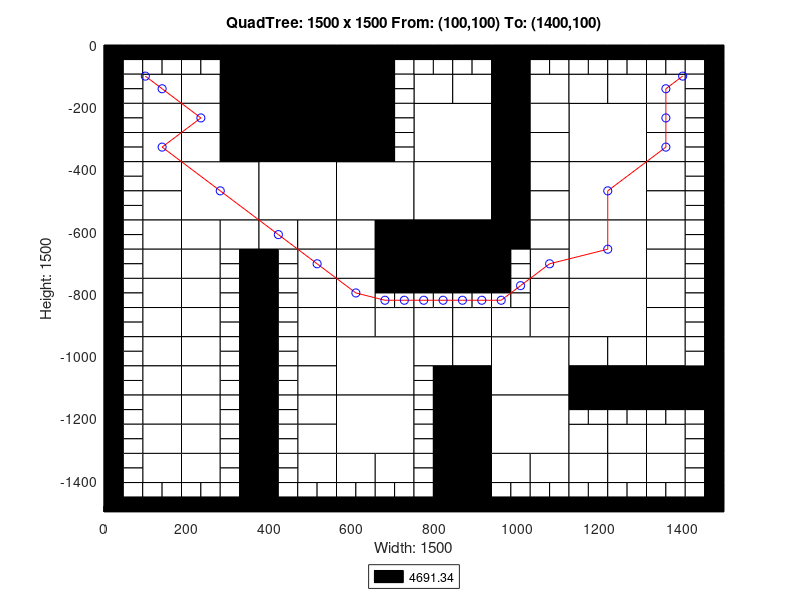

This chart was generated by the following MATLAB code:
axis([0 1500 -1500 0]);
title('QuadTree: 1500 x 1500 From: (100,100) To: (1400,100)');
xlabel('Width: 1500');
ylabel('Height: 1500');
rectangle('Position',[375 -187.5 187.5 187.5], 'FaceColor',[0 0 0]);
rectangle('Position',[375 -375 187.5 187.5], 'FaceColor',[0 0 0]);
rectangle('Position',[187.5 -562.5 187.5 187.5], 'FaceColor',[1 1 1]);
rectangle('Position',[375 -562.5 187.5 187.5], 'FaceColor',[1 1 1]);
rectangle('Position',[562.5 -562.5 187.5 187.5], 'FaceColor',[1 1 1]);
rectangle('Position',[750 -375 187.5 187.5], 'FaceColor',[1 1 1]);
rectangle('Position',[1125 -375 187.5 187.5], 'FaceColor',[1 1 1]);
rectangle('Position',[750 -562.5 187.5 187.5], 'FaceColor',[1 1 1]);
rectangle('Position',[750 -750 187.5 187.5], 'FaceColor',[0 0 0]);
rectangle('Position',[1125 -562.5 187.5 187.5], 'FaceColor',[1 1 1]);
rectangle('Position',[1125 -750 187.5 187.5], 'FaceColor',[1 1 1]);
rectangle('Position',[562.5 -1125 187.5 187.5], 'FaceColor',[1 1 1]);
rectangle('Position',[562.5 -1312.5 187.5 187.5], 'FaceColor',[1 1 1]);
rectangle('Position',[937.5 -1125 187.5 187.5], 'FaceColor',[1 1 1]);
rectangle('Position',[1125 -937.5 187.5 187.5], 'FaceColor',[1 1 1]);
rectangle('Position',[937.5 -1312.5 187.5 187.5], 'FaceColor',[1 1 1]);
rectangle('Position',[93.75 -187.5 93.75 93.75], 'FaceColor',[1 1 1]);
rectangle('Position',[281.25 -93.75 93.75 93.75], 'FaceColor',[0 0 0]);
rectangle('Position',[187.5 -187.5 93.75 93.75], 'FaceColor',[1 1 1]);
rectangle('Position',[281.25 -187.5 93.75 93.75], 'FaceColor',[0 0 0]);
rectangle('Position',[93.75 -281.25 93.75 93.75], 'FaceColor',[1 1 1]);
rectangle('Position',[93.75 -375 93.75 93.75], 'FaceColor',[1 1 1]);
rectangle('Position',[187.5 -281.25 93.75 93.75], 'FaceColor',[1 1 1]);
rectangle('Position',[281.25 -281.25 93.75 93.75], 'FaceColor',[0 0 0]);
rectangle('Position',[187.5 -375 93.75 93.75], 'FaceColor',[1 1 1]);
rectangle('Position',[281.25 -375 93.75 93.75], 'FaceColor',[0 0 0]);
rectangle('Position',[562.5 -93.75 93.75 93.75], 'FaceColor',[0 0 0]);
rectangle('Position',[562.5 -187.5 93.75 93.75], 'FaceColor',[0 0 0]);
rectangle('Position',[562.5 -281.25 93.75 93.75], 'FaceColor',[0 0 0]);
rectangle('Position',[562.5 -375 93.75 93.75], 'FaceColor',[0 0 0]);
rectangle('Position',[93.75 -468.75 93.75 93.75], 'FaceColor',[1 1 1]);
rectangle('Position',[93.75 -562.5 93.75 93.75], 'FaceColor',[1 1 1]);
rectangle('Position',[93.75 -656.25 93.75 93.75], 'FaceColor',[1 1 1]);
rectangle('Position',[93.75 -750 93.75 93.75], 'FaceColor',[1 1 1]);
rectangle('Position',[187.5 -656.25 93.75 93.75], 'FaceColor',[1 1 1]);
rectangle('Position',[281.25 -656.25 93.75 93.75], 'FaceColor',[1 1 1]);
rectangle('Position',[187.5 -750 93.75 93.75], 'FaceColor',[1 1 1]);
rectangle('Position',[375 -656.25 93.75 93.75], 'FaceColor',[1 1 1]);
rectangle('Position',[468.75 -656.25 93.75 93.75], 'FaceColor',[1 1 1]);
rectangle('Position',[468.75 -750 93.75 93.75], 'FaceColor',[1 1 1]);
rectangle('Position',[562.5 -656.25 93.75 93.75], 'FaceColor',[1 1 1]);
rectangle('Position',[656.25 -656.25 93.75 93.75], 'FaceColor',[0 0 0]);
rectangle('Position',[562.5 -750 93.75 93.75], 'FaceColor',[1 1 1]);
rectangle('Position',[656.25 -750 93.75 93.75], 'FaceColor',[0 0 0]);
rectangle('Position',[750 -187.5 93.75 93.75], 'FaceColor',[1 1 1]);
rectangle('Position',[843.75 -187.5 93.75 93.75], 'FaceColor',[1 1 1]);
rectangle('Position',[937.5 -93.75 93.75 93.75], 'FaceColor',[0 0 0]);
rectangle('Position',[937.5 -187.5 93.75 93.75], 'FaceColor',[0 0 0]);
rectangle('Position',[1031.25 -187.5 93.75 93.75], 'FaceColor',[1 1 1]);
rectangle('Position',[937.5 -281.25 93.75 93.75], 'FaceColor',[0 0 0]);
rectangle('Position',[1031.25 -281.25 93.75 93.75], 'FaceColor',[1 1 1]);
rectangle('Position',[937.5 -375 93.75 93.75], 'FaceColor',[0 0 0]);
rectangle('Position',[1031.25 -375 93.75 93.75], 'FaceColor',[1 1 1]);
rectangle('Position',[1125 -187.5 93.75 93.75], 'FaceColor',[1 1 1]);
rectangle('Position',[1218.75 -187.5 93.75 93.75], 'FaceColor',[1 1 1]);
rectangle('Position',[1312.5 -187.5 93.75 93.75], 'FaceColor',[1 1 1]);
rectangle('Position',[1312.5 -281.25 93.75 93.75], 'FaceColor',[1 1 1]);
rectangle('Position',[1312.5 -375 93.75 93.75], 'FaceColor',[1 1 1]);
rectangle('Position',[937.5 -468.75 93.75 93.75], 'FaceColor',[0 0 0]);
rectangle('Position',[1031.25 -468.75 93.75 93.75], 'FaceColor',[1 1 1]);
rectangle('Position',[937.5 -562.5 93.75 93.75], 'FaceColor',[0 0 0]);
rectangle('Position',[1031.25 -562.5 93.75 93.75], 'FaceColor',[1 1 1]);
rectangle('Position',[937.5 -656.25 93.75 93.75], 'FaceColor',[0 0 0]);
rectangle('Position',[1031.25 -656.25 93.75 93.75], 'FaceColor',[1 1 1]);
rectangle('Position',[1031.25 -750 93.75 93.75], 'FaceColor',[1 1 1]);
rectangle('Position',[1312.5 -468.75 93.75 93.75], 'FaceColor',[1 1 1]);
rectangle('Position',[1312.5 -562.5 93.75 93.75], 'FaceColor',[1 1 1]);
rectangle('Position',[1312.5 -656.25 93.75 93.75], 'FaceColor',[1 1 1]);
rectangle('Position',[1312.5 -750 93.75 93.75], 'FaceColor',[1 1 1]);
rectangle('Position',[93.75 -843.75 93.75 93.75], 'FaceColor',[1 1 1]);
rectangle('Position',[93.75 -937.5 93.75 93.75], 'FaceColor',[1 1 1]);
rectangle('Position',[187.5 -843.75 93.75 93.75], 'FaceColor',[1 1 1]);
rectangle('Position',[187.5 -937.5 93.75 93.75], 'FaceColor',[1 1 1]);
rectangle('Position',[93.75 -1031.25 93.75 93.75], 'FaceColor',[1 1 1]);
rectangle('Position',[93.75 -1125 93.75 93.75], 'FaceColor',[1 1 1]);
rectangle('Position',[187.5 -1031.25 93.75 93.75], 'FaceColor',[1 1 1]);
rectangle('Position',[187.5 -1125 93.75 93.75], 'FaceColor',[1 1 1]);
rectangle('Position',[468.75 -843.75 93.75 93.75], 'FaceColor',[1 1 1]);
rectangle('Position',[468.75 -937.5 93.75 93.75], 'FaceColor',[1 1 1]);
rectangle('Position',[562.5 -843.75 93.75 93.75], 'FaceColor',[1 1 1]);
rectangle('Position',[562.5 -937.5 93.75 93.75], 'FaceColor',[1 1 1]);
rectangle('Position',[656.25 -937.5 93.75 93.75], 'FaceColor',[1 1 1]);
rectangle('Position',[468.75 -1031.25 93.75 93.75], 'FaceColor',[1 1 1]);
rectangle('Position',[468.75 -1125 93.75 93.75], 'FaceColor',[1 1 1]);
rectangle('Position',[93.75 -1218.75 93.75 93.75], 'FaceColor',[1 1 1]);
rectangle('Position',[93.75 -1312.5 93.75 93.75], 'FaceColor',[1 1 1]);
rectangle('Position',[187.5 -1218.75 93.75 93.75], 'FaceColor',[1 1 1]);
rectangle('Position',[187.5 -1312.5 93.75 93.75], 'FaceColor',[1 1 1]);
rectangle('Position',[93.75 -1406.25 93.75 93.75], 'FaceColor',[1 1 1]);
rectangle('Position',[187.5 -1406.25 93.75 93.75], 'FaceColor',[1 1 1]);
rectangle('Position',[468.75 -1218.75 93.75 93.75], 'FaceColor',[1 1 1]);
rectangle('Position',[468.75 -1312.5 93.75 93.75], 'FaceColor',[1 1 1]);
rectangle('Position',[468.75 -1406.25 93.75 93.75], 'FaceColor',[1 1 1]);
rectangle('Position',[562.5 -1406.25 93.75 93.75], 'FaceColor',[1 1 1]);
rectangle('Position',[656.25 -1406.25 93.75 93.75], 'FaceColor',[1 1 1]);
rectangle('Position',[750 -937.5 93.75 93.75], 'FaceColor',[1 1 1]);
rectangle('Position',[843.75 -937.5 93.75 93.75], 'FaceColor',[1 1 1]);
rectangle('Position',[1031.25 -843.75 93.75 93.75], 'FaceColor',[1 1 1]);
rectangle('Position',[937.5 -937.5 93.75 93.75], 'FaceColor',[1 1 1]);
rectangle('Position',[1031.25 -937.5 93.75 93.75], 'FaceColor',[1 1 1]);
rectangle('Position',[750 -1031.25 93.75 93.75], 'FaceColor',[1 1 1]);
rectangle('Position',[843.75 -1031.25 93.75 93.75], 'FaceColor',[1 1 1]);
rectangle('Position',[843.75 -1125 93.75 93.75], 'FaceColor',[0 0 0]);
rectangle('Position',[1312.5 -843.75 93.75 93.75], 'FaceColor',[1 1 1]);
rectangle('Position',[1312.5 -937.5 93.75 93.75], 'FaceColor',[1 1 1]);
rectangle('Position',[1125 -1031.25 93.75 93.75], 'FaceColor',[1 1 1]);
rectangle('Position',[1218.75 -1031.25 93.75 93.75], 'FaceColor',[1 1 1]);
rectangle('Position',[1125 -1125 93.75 93.75], 'FaceColor',[0 0 0]);
rectangle('Position',[1218.75 -1125 93.75 93.75], 'FaceColor',[0 0 0]);
rectangle('Position',[1312.5 -1031.25 93.75 93.75], 'FaceColor',[1 1 1]);
rectangle('Position',[1312.5 -1125 93.75 93.75], 'FaceColor',[0 0 0]);
rectangle('Position',[1406.25 -1125 93.75 93.75], 'FaceColor',[0 0 0]);
rectangle('Position',[843.75 -1218.75 93.75 93.75], 'FaceColor',[0 0 0]);
rectangle('Position',[843.75 -1312.5 93.75 93.75], 'FaceColor',[0 0 0]);
rectangle('Position',[843.75 -1406.25 93.75 93.75], 'FaceColor',[0 0 0]);
rectangle('Position',[843.75 -1500 93.75 93.75], 'FaceColor',[0 0 0]);
rectangle('Position',[937.5 -1406.25 93.75 93.75], 'FaceColor',[1 1 1]);
rectangle('Position',[1031.25 -1406.25 93.75 93.75], 'FaceColor',[1 1 1]);
rectangle('Position',[1125 -1312.5 93.75 93.75], 'FaceColor',[1 1 1]);
rectangle('Position',[1218.75 -1312.5 93.75 93.75], 'FaceColor',[1 1 1]);
rectangle('Position',[1312.5 -1312.5 93.75 93.75], 'FaceColor',[1 1 1]);
rectangle('Position',[1125 -1406.25 93.75 93.75], 'FaceColor',[1 1 1]);
rectangle('Position',[1218.75 -1406.25 93.75 93.75], 'FaceColor',[1 1 1]);
rectangle('Position',[1312.5 -1406.25 93.75 93.75], 'FaceColor',[1 1 1]);
rectangle('Position',[0 -46.875 46.875 46.875], 'FaceColor',[0 0 0]);
rectangle('Position',[46.875 -46.875 46.875 46.875], 'FaceColor',[0 0 0]);
rectangle('Position',[0 -93.75 46.875 46.875], 'FaceColor',[0 0 0]);
rectangle('Position',[46.875 -93.75 46.875 46.875], 'FaceColor',[1 1 1]);
rectangle('Position',[93.75 -46.875 46.875 46.875], 'FaceColor',[0 0 0]);
rectangle('Position',[140.625 -46.875 46.875 46.875], 'FaceColor',[0 0 0]);
rectangle('Position',[93.75 -93.75 46.875 46.875], 'FaceColor',[1 1 1]);
rectangle('Position',[140.625 -93.75 46.875 46.875], 'FaceColor',[1 1 1]);
rectangle('Position',[0 -140.625 46.875 46.875], 'FaceColor',[0 0 0]);
rectangle('Position',[46.875 -140.625 46.875 46.875], 'FaceColor',[1 1 1]);
rectangle('Position',[0 -187.5 46.875 46.875], 'FaceColor',[0 0 0]);
rectangle('Position',[46.875 -187.5 46.875 46.875], 'FaceColor',[1 1 1]);
rectangle('Position',[187.5 -46.875 46.875 46.875], 'FaceColor',[0 0 0]);
rectangle('Position',[234.375 -46.875 46.875 46.875], 'FaceColor',[0 0 0]);
rectangle('Position',[187.5 -93.75 46.875 46.875], 'FaceColor',[1 1 1]);
rectangle('Position',[234.375 -93.75 46.875 46.875], 'FaceColor',[1 1 1]);
rectangle('Position',[0 -234.375 46.875 46.875], 'FaceColor',[0 0 0]);
rectangle('Position',[46.875 -234.375 46.875 46.875], 'FaceColor',[1 1 1]);
rectangle('Position',[0 -281.25 46.875 46.875], 'FaceColor',[0 0 0]);
rectangle('Position',[46.875 -281.25 46.875 46.875], 'FaceColor',[1 1 1]);
rectangle('Position',[0 -328.125 46.875 46.875], 'FaceColor',[0 0 0]);
rectangle('Position',[46.875 -328.125 46.875 46.875], 'FaceColor',[1 1 1]);
rectangle('Position',[0 -375 46.875 46.875], 'FaceColor',[0 0 0]);
rectangle('Position',[46.875 -375 46.875 46.875], 'FaceColor',[1 1 1]);
rectangle('Position',[656.25 -46.875 46.875 46.875], 'FaceColor',[0 0 0]);
rectangle('Position',[703.125 -46.875 46.875 46.875], 'FaceColor',[0 0 0]);
rectangle('Position',[656.25 -93.75 46.875 46.875], 'FaceColor',[0 0 0]);
rectangle('Position',[703.125 -93.75 46.875 46.875], 'FaceColor',[1 1 1]);
rectangle('Position',[656.25 -140.625 46.875 46.875], 'FaceColor',[0 0 0]);
rectangle('Position',[703.125 -140.625 46.875 46.875], 'FaceColor',[1 1 1]);
rectangle('Position',[656.25 -187.5 46.875 46.875], 'FaceColor',[0 0 0]);
rectangle('Position',[703.125 -187.5 46.875 46.875], 'FaceColor',[1 1 1]);
rectangle('Position',[656.25 -234.375 46.875 46.875], 'FaceColor',[0 0 0]);
rectangle('Position',[703.125 -234.375 46.875 46.875], 'FaceColor',[1 1 1]);
rectangle('Position',[656.25 -281.25 46.875 46.875], 'FaceColor',[0 0 0]);
rectangle('Position',[703.125 -281.25 46.875 46.875], 'FaceColor',[1 1 1]);
rectangle('Position',[656.25 -328.125 46.875 46.875], 'FaceColor',[0 0 0]);
rectangle('Position',[703.125 -328.125 46.875 46.875], 'FaceColor',[1 1 1]);
rectangle('Position',[656.25 -375 46.875 46.875], 'FaceColor',[0 0 0]);
rectangle('Position',[703.125 -375 46.875 46.875], 'FaceColor',[1 1 1]);
rectangle('Position',[0 -421.875 46.875 46.875], 'FaceColor',[0 0 0]);
rectangle('Position',[46.875 -421.875 46.875 46.875], 'FaceColor',[1 1 1]);
rectangle('Position',[0 -468.75 46.875 46.875], 'FaceColor',[0 0 0]);
rectangle('Position',[46.875 -468.75 46.875 46.875], 'FaceColor',[1 1 1]);
rectangle('Position',[0 -515.625 46.875 46.875], 'FaceColor',[0 0 0]);
rectangle('Position',[46.875 -515.625 46.875 46.875], 'FaceColor',[1 1 1]);
rectangle('Position',[0 -562.5 46.875 46.875], 'FaceColor',[0 0 0]);
rectangle('Position',[46.875 -562.5 46.875 46.875], 'FaceColor',[1 1 1]);
rectangle('Position',[0 -609.375 46.875 46.875], 'FaceColor',[0 0 0]);
rectangle('Position',[46.875 -609.375 46.875 46.875], 'FaceColor',[1 1 1]);
rectangle('Position',[0 -656.25 46.875 46.875], 'FaceColor',[0 0 0]);
rectangle('Position',[46.875 -656.25 46.875 46.875], 'FaceColor',[1 1 1]);
rectangle('Position',[0 -703.125 46.875 46.875], 'FaceColor',[0 0 0]);
rectangle('Position',[46.875 -703.125 46.875 46.875], 'FaceColor',[1 1 1]);
rectangle('Position',[0 -750 46.875 46.875], 'FaceColor',[0 0 0]);
rectangle('Position',[46.875 -750 46.875 46.875], 'FaceColor',[1 1 1]);
rectangle('Position',[281.25 -703.125 46.875 46.875], 'FaceColor',[1 1 1]);
rectangle('Position',[328.125 -703.125 46.875 46.875], 'FaceColor',[0 0 0]);
rectangle('Position',[281.25 -750 46.875 46.875], 'FaceColor',[1 1 1]);
rectangle('Position',[328.125 -750 46.875 46.875], 'FaceColor',[0 0 0]);
rectangle('Position',[375 -703.125 46.875 46.875], 'FaceColor',[0 0 0]);
rectangle('Position',[421.875 -703.125 46.875 46.875], 'FaceColor',[1 1 1]);
rectangle('Position',[375 -750 46.875 46.875], 'FaceColor',[0 0 0]);
rectangle('Position',[421.875 -750 46.875 46.875], 'FaceColor',[1 1 1]);
rectangle('Position',[750 -46.875 46.875 46.875], 'FaceColor',[0 0 0]);
rectangle('Position',[796.875 -46.875 46.875 46.875], 'FaceColor',[0 0 0]);
rectangle('Position',[750 -93.75 46.875 46.875], 'FaceColor',[1 1 1]);
rectangle('Position',[796.875 -93.75 46.875 46.875], 'FaceColor',[1 1 1]);
rectangle('Position',[843.75 -46.875 46.875 46.875], 'FaceColor',[0 0 0]);
rectangle('Position',[890.625 -46.875 46.875 46.875], 'FaceColor',[0 0 0]);
rectangle('Position',[843.75 -93.75 46.875 46.875], 'FaceColor',[1 1 1]);
rectangle('Position',[890.625 -93.75 46.875 46.875], 'FaceColor',[1 1 1]);
rectangle('Position',[1031.25 -46.875 46.875 46.875], 'FaceColor',[0 0 0]);
rectangle('Position',[1078.12 -46.875 46.875 46.875], 'FaceColor',[0 0 0]);
rectangle('Position',[1031.25 -93.75 46.875 46.875], 'FaceColor',[1 1 1]);
rectangle('Position',[1078.12 -93.75 46.875 46.875], 'FaceColor',[1 1 1]);
rectangle('Position',[1125 -46.875 46.875 46.875], 'FaceColor',[0 0 0]);
rectangle('Position',[1171.88 -46.875 46.875 46.875], 'FaceColor',[0 0 0]);
rectangle('Position',[1125 -93.75 46.875 46.875], 'FaceColor',[1 1 1]);
rectangle('Position',[1171.88 -93.75 46.875 46.875], 'FaceColor',[1 1 1]);
rectangle('Position',[1218.75 -46.875 46.875 46.875], 'FaceColor',[0 0 0]);
rectangle('Position',[1265.62 -46.875 46.875 46.875], 'FaceColor',[0 0 0]);
rectangle('Position',[1218.75 -93.75 46.875 46.875], 'FaceColor',[1 1 1]);
rectangle('Position',[1265.62 -93.75 46.875 46.875], 'FaceColor',[1 1 1]);
rectangle('Position',[1312.5 -46.875 46.875 46.875], 'FaceColor',[0 0 0]);
rectangle('Position',[1359.38 -46.875 46.875 46.875], 'FaceColor',[0 0 0]);
rectangle('Position',[1312.5 -93.75 46.875 46.875], 'FaceColor',[1 1 1]);
rectangle('Position',[1359.38 -93.75 46.875 46.875], 'FaceColor',[1 1 1]);
rectangle('Position',[1406.25 -46.875 46.875 46.875], 'FaceColor',[0 0 0]);
rectangle('Position',[1453.12 -46.875 46.875 46.875], 'FaceColor',[0 0 0]);
rectangle('Position',[1406.25 -93.75 46.875 46.875], 'FaceColor',[1 1 1]);
rectangle('Position',[1453.12 -93.75 46.875 46.875], 'FaceColor',[0 0 0]);
rectangle('Position',[1406.25 -140.625 46.875 46.875], 'FaceColor',[1 1 1]);
rectangle('Position',[1453.12 -140.625 46.875 46.875], 'FaceColor',[0 0 0]);
rectangle('Position',[1406.25 -187.5 46.875 46.875], 'FaceColor',[1 1 1]);
rectangle('Position',[1453.12 -187.5 46.875 46.875], 'FaceColor',[0 0 0]);
rectangle('Position',[1406.25 -234.375 46.875 46.875], 'FaceColor',[1 1 1]);
rectangle('Position',[1453.12 -234.375 46.875 46.875], 'FaceColor',[0 0 0]);
rectangle('Position',[1406.25 -281.25 46.875 46.875], 'FaceColor',[1 1 1]);
rectangle('Position',[1453.12 -281.25 46.875 46.875], 'FaceColor',[0 0 0]);
rectangle('Position',[1406.25 -328.125 46.875 46.875], 'FaceColor',[1 1 1]);
rectangle('Position',[1453.12 -328.125 46.875 46.875], 'FaceColor',[0 0 0]);
rectangle('Position',[1406.25 -375 46.875 46.875], 'FaceColor',[1 1 1]);
rectangle('Position',[1453.12 -375 46.875 46.875], 'FaceColor',[0 0 0]);
rectangle('Position',[937.5 -703.125 46.875 46.875], 'FaceColor',[0 0 0]);
rectangle('Position',[984.375 -703.125 46.875 46.875], 'FaceColor',[1 1 1]);
rectangle('Position',[937.5 -750 46.875 46.875], 'FaceColor',[0 0 0]);
rectangle('Position',[984.375 -750 46.875 46.875], 'FaceColor',[1 1 1]);
rectangle('Position',[1406.25 -421.875 46.875 46.875], 'FaceColor',[1 1 1]);
rectangle('Position',[1453.12 -421.875 46.875 46.875], 'FaceColor',[0 0 0]);
rectangle('Position',[1406.25 -468.75 46.875 46.875], 'FaceColor',[1 1 1]);
rectangle('Position',[1453.12 -468.75 46.875 46.875], 'FaceColor',[0 0 0]);
rectangle('Position',[1406.25 -515.625 46.875 46.875], 'FaceColor',[1 1 1]);
rectangle('Position',[1453.12 -515.625 46.875 46.875], 'FaceColor',[0 0 0]);
rectangle('Position',[1406.25 -562.5 46.875 46.875], 'FaceColor',[1 1 1]);
rectangle('Position',[1453.12 -562.5 46.875 46.875], 'FaceColor',[0 0 0]);
rectangle('Position',[1406.25 -609.375 46.875 46.875], 'FaceColor',[1 1 1]);
rectangle('Position',[1453.12 -609.375 46.875 46.875], 'FaceColor',[0 0 0]);
rectangle('Position',[1406.25 -656.25 46.875 46.875], 'FaceColor',[1 1 1]);
rectangle('Position',[1453.12 -656.25 46.875 46.875], 'FaceColor',[0 0 0]);
rectangle('Position',[1406.25 -703.125 46.875 46.875], 'FaceColor',[1 1 1]);
rectangle('Position',[1453.12 -703.125 46.875 46.875], 'FaceColor',[0 0 0]);
rectangle('Position',[1406.25 -750 46.875 46.875], 'FaceColor',[1 1 1]);
rectangle('Position',[1453.12 -750 46.875 46.875], 'FaceColor',[0 0 0]);
rectangle('Position',[0 -796.875 46.875 46.875], 'FaceColor',[0 0 0]);
rectangle('Position',[46.875 -796.875 46.875 46.875], 'FaceColor',[1 1 1]);
rectangle('Position',[0 -843.75 46.875 46.875], 'FaceColor',[0 0 0]);
rectangle('Position',[46.875 -843.75 46.875 46.875], 'FaceColor',[1 1 1]);
rectangle('Position',[0 -890.625 46.875 46.875], 'FaceColor',[0 0 0]);
rectangle('Position',[46.875 -890.625 46.875 46.875], 'FaceColor',[1 1 1]);
rectangle('Position',[0 -937.5 46.875 46.875], 'FaceColor',[0 0 0]);
rectangle('Position',[46.875 -937.5 46.875 46.875], 'FaceColor',[1 1 1]);
rectangle('Position',[281.25 -796.875 46.875 46.875], 'FaceColor',[1 1 1]);
rectangle('Position',[328.125 -796.875 46.875 46.875], 'FaceColor',[0 0 0]);
rectangle('Position',[281.25 -843.75 46.875 46.875], 'FaceColor',[1 1 1]);
rectangle('Position',[328.125 -843.75 46.875 46.875], 'FaceColor',[0 0 0]);
rectangle('Position',[281.25 -890.625 46.875 46.875], 'FaceColor',[1 1 1]);
rectangle('Position',[328.125 -890.625 46.875 46.875], 'FaceColor',[0 0 0]);
rectangle('Position',[281.25 -937.5 46.875 46.875], 'FaceColor',[1 1 1]);
rectangle('Position',[328.125 -937.5 46.875 46.875], 'FaceColor',[0 0 0]);
rectangle('Position',[0 -984.375 46.875 46.875], 'FaceColor',[0 0 0]);
rectangle('Position',[46.875 -984.375 46.875 46.875], 'FaceColor',[1 1 1]);
rectangle('Position',[0 -1031.25 46.875 46.875], 'FaceColor',[0 0 0]);
rectangle('Position',[46.875 -1031.25 46.875 46.875], 'FaceColor',[1 1 1]);
rectangle('Position',[0 -1078.12 46.875 46.875], 'FaceColor',[0 0 0]);
rectangle('Position',[46.875 -1078.12 46.875 46.875], 'FaceColor',[1 1 1]);
rectangle('Position',[0 -1125 46.875 46.875], 'FaceColor',[0 0 0]);
rectangle('Position',[46.875 -1125 46.875 46.875], 'FaceColor',[1 1 1]);
rectangle('Position',[281.25 -984.375 46.875 46.875], 'FaceColor',[1 1 1]);
rectangle('Position',[328.125 -984.375 46.875 46.875], 'FaceColor',[0 0 0]);
rectangle('Position',[281.25 -1031.25 46.875 46.875], 'FaceColor',[1 1 1]);
rectangle('Position',[328.125 -1031.25 46.875 46.875], 'FaceColor',[0 0 0]);
rectangle('Position',[281.25 -1078.12 46.875 46.875], 'FaceColor',[1 1 1]);
rectangle('Position',[328.125 -1078.12 46.875 46.875], 'FaceColor',[0 0 0]);
rectangle('Position',[281.25 -1125 46.875 46.875], 'FaceColor',[1 1 1]);
rectangle('Position',[328.125 -1125 46.875 46.875], 'FaceColor',[0 0 0]);
rectangle('Position',[375 -796.875 46.875 46.875], 'FaceColor',[0 0 0]);
rectangle('Position',[421.875 -796.875 46.875 46.875], 'FaceColor',[1 1 1]);
rectangle('Position',[375 -843.75 46.875 46.875], 'FaceColor',[0 0 0]);
rectangle('Position',[421.875 -843.75 46.875 46.875], 'FaceColor',[1 1 1]);
rectangle('Position',[375 -890.625 46.875 46.875], 'FaceColor',[0 0 0]);
rectangle('Position',[421.875 -890.625 46.875 46.875], 'FaceColor',[1 1 1]);
rectangle('Position',[375 -937.5 46.875 46.875], 'FaceColor',[0 0 0]);
rectangle('Position',[421.875 -937.5 46.875 46.875], 'FaceColor',[1 1 1]);
rectangle('Position',[656.25 -796.875 46.875 46.875], 'FaceColor',[0 0 0]);
rectangle('Position',[703.125 -796.875 46.875 46.875], 'FaceColor',[0 0 0]);
rectangle('Position',[656.25 -843.75 46.875 46.875], 'FaceColor',[1 1 1]);
rectangle('Position',[703.125 -843.75 46.875 46.875], 'FaceColor',[1 1 1]);
rectangle('Position',[375 -984.375 46.875 46.875], 'FaceColor',[0 0 0]);
rectangle('Position',[421.875 -984.375 46.875 46.875], 'FaceColor',[1 1 1]);
rectangle('Position',[375 -1031.25 46.875 46.875], 'FaceColor',[0 0 0]);
rectangle('Position',[421.875 -1031.25 46.875 46.875], 'FaceColor',[1 1 1]);
rectangle('Position',[375 -1078.12 46.875 46.875], 'FaceColor',[0 0 0]);
rectangle('Position',[421.875 -1078.12 46.875 46.875], 'FaceColor',[1 1 1]);
rectangle('Position',[375 -1125 46.875 46.875], 'FaceColor',[0 0 0]);
rectangle('Position',[421.875 -1125 46.875 46.875], 'FaceColor',[1 1 1]);
rectangle('Position',[0 -1171.88 46.875 46.875], 'FaceColor',[0 0 0]);
rectangle('Position',[46.875 -1171.88 46.875 46.875], 'FaceColor',[1 1 1]);
rectangle('Position',[0 -1218.75 46.875 46.875], 'FaceColor',[0 0 0]);
rectangle('Position',[46.875 -1218.75 46.875 46.875], 'FaceColor',[1 1 1]);
rectangle('Position',[0 -1265.62 46.875 46.875], 'FaceColor',[0 0 0]);
rectangle('Position',[46.875 -1265.62 46.875 46.875], 'FaceColor',[1 1 1]);
rectangle('Position',[0 -1312.5 46.875 46.875], 'FaceColor',[0 0 0]);
rectangle('Position',[46.875 -1312.5 46.875 46.875], 'FaceColor',[1 1 1]);
rectangle('Position',[281.25 -1171.88 46.875 46.875], 'FaceColor',[1 1 1]);
rectangle('Position',[328.125 -1171.88 46.875 46.875], 'FaceColor',[0 0 0]);
rectangle('Position',[281.25 -1218.75 46.875 46.875], 'FaceColor',[1 1 1]);
rectangle('Position',[328.125 -1218.75 46.875 46.875], 'FaceColor',[0 0 0]);
rectangle('Position',[281.25 -1265.62 46.875 46.875], 'FaceColor',[1 1 1]);
rectangle('Position',[328.125 -1265.62 46.875 46.875], 'FaceColor',[0 0 0]);
rectangle('Position',[281.25 -1312.5 46.875 46.875], 'FaceColor',[1 1 1]);
rectangle('Position',[328.125 -1312.5 46.875 46.875], 'FaceColor',[0 0 0]);
rectangle('Position',[0 -1359.38 46.875 46.875], 'FaceColor',[0 0 0]);
rectangle('Position',[46.875 -1359.38 46.875 46.875], 'FaceColor',[1 1 1]);
rectangle('Position',[0 -1406.25 46.875 46.875], 'FaceColor',[0 0 0]);
rectangle('Position',[46.875 -1406.25 46.875 46.875], 'FaceColor',[1 1 1]);
rectangle('Position',[0 -1453.12 46.875 46.875], 'FaceColor',[0 0 0]);
rectangle('Position',[46.875 -1453.12 46.875 46.875], 'FaceColor',[1 1 1]);
rectangle('Position',[0 -1500 46.875 46.875], 'FaceColor',[0 0 0]);
rectangle('Position',[46.875 -1500 46.875 46.875], 'FaceColor',[0 0 0]);
rectangle('Position',[93.75 -1453.12 46.875 46.875], 'FaceColor',[1 1 1]);
rectangle('Position',[140.625 -1453.12 46.875 46.875], 'FaceColor',[1 1 1]);
rectangle('Position',[93.75 -1500 46.875 46.875], 'FaceColor',[0 0 0]);
rectangle('Position',[140.625 -1500 46.875 46.875], 'FaceColor',[0 0 0]);
rectangle('Position',[281.25 -1359.38 46.875 46.875], 'FaceColor',[1 1 1]);
rectangle('Position',[328.125 -1359.38 46.875 46.875], 'FaceColor',[0 0 0]);
rectangle('Position',[281.25 -1406.25 46.875 46.875], 'FaceColor',[1 1 1]);
rectangle('Position',[328.125 -1406.25 46.875 46.875], 'FaceColor',[0 0 0]);
rectangle('Position',[187.5 -1453.12 46.875 46.875], 'FaceColor',[1 1 1]);
rectangle('Position',[234.375 -1453.12 46.875 46.875], 'FaceColor',[1 1 1]);
rectangle('Position',[187.5 -1500 46.875 46.875], 'FaceColor',[0 0 0]);
rectangle('Position',[234.375 -1500 46.875 46.875], 'FaceColor',[0 0 0]);
rectangle('Position',[281.25 -1453.12 46.875 46.875], 'FaceColor',[1 1 1]);
rectangle('Position',[328.125 -1453.12 46.875 46.875], 'FaceColor',[0 0 0]);
rectangle('Position',[281.25 -1500 46.875 46.875], 'FaceColor',[0 0 0]);
rectangle('Position',[328.125 -1500 46.875 46.875], 'FaceColor',[0 0 0]);
rectangle('Position',[375 -1171.88 46.875 46.875], 'FaceColor',[0 0 0]);
rectangle('Position',[421.875 -1171.88 46.875 46.875], 'FaceColor',[1 1 1]);
rectangle('Position',[375 -1218.75 46.875 46.875], 'FaceColor',[0 0 0]);
rectangle('Position',[421.875 -1218.75 46.875 46.875], 'FaceColor',[1 1 1]);
rectangle('Position',[375 -1265.62 46.875 46.875], 'FaceColor',[0 0 0]);
rectangle('Position',[421.875 -1265.62 46.875 46.875], 'FaceColor',[1 1 1]);
rectangle('Position',[375 -1312.5 46.875 46.875], 'FaceColor',[0 0 0]);
rectangle('Position',[421.875 -1312.5 46.875 46.875], 'FaceColor',[1 1 1]);
rectangle('Position',[375 -1359.38 46.875 46.875], 'FaceColor',[0 0 0]);
rectangle('Position',[421.875 -1359.38 46.875 46.875], 'FaceColor',[1 1 1]);
rectangle('Position',[375 -1406.25 46.875 46.875], 'FaceColor',[0 0 0]);
rectangle('Position',[421.875 -1406.25 46.875 46.875], 'FaceColor',[1 1 1]);
rectangle('Position',[375 -1453.12 46.875 46.875], 'FaceColor',[0 0 0]);
rectangle('Position',[421.875 -1453.12 46.875 46.875], 'FaceColor',[1 1 1]);
rectangle('Position',[375 -1500 46.875 46.875], 'FaceColor',[0 0 0]);
rectangle('Position',[421.875 -1500 46.875 46.875], 'FaceColor',[0 0 0]);
rectangle('Position',[468.75 -1453.12 46.875 46.875], 'FaceColor',[1 1 1]);
rectangle('Position',[515.625 -1453.12 46.875 46.875], 'FaceColor',[1 1 1]);
rectangle('Position',[468.75 -1500 46.875 46.875], 'FaceColor',[0 0 0]);
rectangle('Position',[515.625 -1500 46.875 46.875], 'FaceColor',[0 0 0]);
rectangle('Position',[562.5 -1453.12 46.875 46.875], 'FaceColor',[1 1 1]);
rectangle('Position',[609.375 -1453.12 46.875 46.875], 'FaceColor',[1 1 1]);
rectangle('Position',[562.5 -1500 46.875 46.875], 'FaceColor',[0 0 0]);
rectangle('Position',[609.375 -1500 46.875 46.875], 'FaceColor',[0 0 0]);
rectangle('Position',[656.25 -1453.12 46.875 46.875], 'FaceColor',[1 1 1]);
rectangle('Position',[703.125 -1453.12 46.875 46.875], 'FaceColor',[1 1 1]);
rectangle('Position',[656.25 -1500 46.875 46.875], 'FaceColor',[0 0 0]);
rectangle('Position',[703.125 -1500 46.875 46.875], 'FaceColor',[0 0 0]);
rectangle('Position',[750 -796.875 46.875 46.875], 'FaceColor',[0 0 0]);
rectangle('Position',[796.875 -796.875 46.875 46.875], 'FaceColor',[0 0 0]);
rectangle('Position',[750 -843.75 46.875 46.875], 'FaceColor',[1 1 1]);
rectangle('Position',[796.875 -843.75 46.875 46.875], 'FaceColor',[1 1 1]);
rectangle('Position',[843.75 -796.875 46.875 46.875], 'FaceColor',[0 0 0]);
rectangle('Position',[890.625 -796.875 46.875 46.875], 'FaceColor',[0 0 0]);
rectangle('Position',[843.75 -843.75 46.875 46.875], 'FaceColor',[1 1 1]);
rectangle('Position',[890.625 -843.75 46.875 46.875], 'FaceColor',[1 1 1]);
rectangle('Position',[937.5 -796.875 46.875 46.875], 'FaceColor',[0 0 0]);
rectangle('Position',[984.375 -796.875 46.875 46.875], 'FaceColor',[1 1 1]);
rectangle('Position',[937.5 -843.75 46.875 46.875], 'FaceColor',[1 1 1]);
rectangle('Position',[984.375 -843.75 46.875 46.875], 'FaceColor',[1 1 1]);
rectangle('Position',[750 -1078.12 46.875 46.875], 'FaceColor',[1 1 1]);
rectangle('Position',[796.875 -1078.12 46.875 46.875], 'FaceColor',[0 0 0]);
rectangle('Position',[750 -1125 46.875 46.875], 'FaceColor',[1 1 1]);
rectangle('Position',[796.875 -1125 46.875 46.875], 'FaceColor',[0 0 0]);
rectangle('Position',[1406.25 -796.875 46.875 46.875], 'FaceColor',[1 1 1]);
rectangle('Position',[1453.12 -796.875 46.875 46.875], 'FaceColor',[0 0 0]);
rectangle('Position',[1406.25 -843.75 46.875 46.875], 'FaceColor',[1 1 1]);
rectangle('Position',[1453.12 -843.75 46.875 46.875], 'FaceColor',[0 0 0]);
rectangle('Position',[1406.25 -890.625 46.875 46.875], 'FaceColor',[1 1 1]);
rectangle('Position',[1453.12 -890.625 46.875 46.875], 'FaceColor',[0 0 0]);
rectangle('Position',[1406.25 -937.5 46.875 46.875], 'FaceColor',[1 1 1]);
rectangle('Position',[1453.12 -937.5 46.875 46.875], 'FaceColor',[0 0 0]);
rectangle('Position',[1406.25 -984.375 46.875 46.875], 'FaceColor',[1 1 1]);
rectangle('Position',[1453.12 -984.375 46.875 46.875], 'FaceColor',[0 0 0]);
rectangle('Position',[1406.25 -1031.25 46.875 46.875], 'FaceColor',[1 1 1]);
rectangle('Position',[1453.12 -1031.25 46.875 46.875], 'FaceColor',[0 0 0]);
rectangle('Position',[750 -1171.88 46.875 46.875], 'FaceColor',[1 1 1]);
rectangle('Position',[796.875 -1171.88 46.875 46.875], 'FaceColor',[0 0 0]);
rectangle('Position',[750 -1218.75 46.875 46.875], 'FaceColor',[1 1 1]);
rectangle('Position',[796.875 -1218.75 46.875 46.875], 'FaceColor',[0 0 0]);
rectangle('Position',[750 -1265.62 46.875 46.875], 'FaceColor',[1 1 1]);
rectangle('Position',[796.875 -1265.62 46.875 46.875], 'FaceColor',[0 0 0]);
rectangle('Position',[750 -1312.5 46.875 46.875], 'FaceColor',[1 1 1]);
rectangle('Position',[796.875 -1312.5 46.875 46.875], 'FaceColor',[0 0 0]);
rectangle('Position',[750 -1359.38 46.875 46.875], 'FaceColor',[1 1 1]);
rectangle('Position',[796.875 -1359.38 46.875 46.875], 'FaceColor',[0 0 0]);
rectangle('Position',[750 -1406.25 46.875 46.875], 'FaceColor',[1 1 1]);
rectangle('Position',[796.875 -1406.25 46.875 46.875], 'FaceColor',[0 0 0]);
rectangle('Position',[750 -1453.12 46.875 46.875], 'FaceColor',[1 1 1]);
rectangle('Position',[796.875 -1453.12 46.875 46.875], 'FaceColor',[0 0 0]);
rectangle('Position',[750 -1500 46.875 46.875], 'FaceColor',[0 0 0]);
rectangle('Position',[796.875 -1500 46.875 46.875], 'FaceColor',[0 0 0]);
rectangle('Position',[937.5 -1453.12 46.875 46.875], 'FaceColor',[1 1 1]);
rectangle('Position',[984.375 -1453.12 46.875 46.875], 'FaceColor',[1 1 1]);
rectangle('Position',[937.5 -1500 46.875 46.875], 'FaceColor',[0 0 0]);
rectangle('Position',[984.375 -1500 46.875 46.875], 'FaceColor',[0 0 0]);
rectangle('Position',[1031.25 -1453.12 46.875 46.875], 'FaceColor',[1 1 1]);
rectangle('Position',[1078.12 -1453.12 46.875 46.875], 'FaceColor',[1 1 1]);
rectangle('Position',[1031.25 -1500 46.875 46.875], 'FaceColor',[0 0 0]);
rectangle('Position',[1078.12 -1500 46.875 46.875], 'FaceColor',[0 0 0]);
rectangle('Position',[1125 -1171.88 46.875 46.875], 'FaceColor',[0 0 0]);
rectangle('Position',[1171.88 -1171.88 46.875 46.875], 'FaceColor',[0 0 0]);
rectangle('Position',[1125 -1218.75 46.875 46.875], 'FaceColor',[1 1 1]);
rectangle('Position',[1171.88 -1218.75 46.875 46.875], 'FaceColor',[1 1 1]);
rectangle('Position',[1218.75 -1171.88 46.875 46.875], 'FaceColor',[0 0 0]);
rectangle('Position',[1265.62 -1171.88 46.875 46.875], 'FaceColor',[0 0 0]);
rectangle('Position',[1218.75 -1218.75 46.875 46.875], 'FaceColor',[1 1 1]);
rectangle('Position',[1265.62 -1218.75 46.875 46.875], 'FaceColor',[1 1 1]);
rectangle('Position',[1312.5 -1171.88 46.875 46.875], 'FaceColor',[0 0 0]);
rectangle('Position',[1359.38 -1171.88 46.875 46.875], 'FaceColor',[0 0 0]);
rectangle('Position',[1312.5 -1218.75 46.875 46.875], 'FaceColor',[1 1 1]);
rectangle('Position',[1359.38 -1218.75 46.875 46.875], 'FaceColor',[1 1 1]);
rectangle('Position',[1406.25 -1171.88 46.875 46.875], 'FaceColor',[0 0 0]);
rectangle('Position',[1453.12 -1171.88 46.875 46.875], 'FaceColor',[0 0 0]);
rectangle('Position',[1406.25 -1218.75 46.875 46.875], 'FaceColor',[1 1 1]);
rectangle('Position',[1453.12 -1218.75 46.875 46.875], 'FaceColor',[0 0 0]);
rectangle('Position',[1406.25 -1265.62 46.875 46.875], 'FaceColor',[1 1 1]);
rectangle('Position',[1453.12 -1265.62 46.875 46.875], 'FaceColor',[0 0 0]);
rectangle('Position',[1406.25 -1312.5 46.875 46.875], 'FaceColor',[1 1 1]);
rectangle('Position',[1453.12 -1312.5 46.875 46.875], 'FaceColor',[0 0 0]);
rectangle('Position',[1125 -1453.12 46.875 46.875], 'FaceColor',[1 1 1]);
rectangle('Position',[1171.88 -1453.12 46.875 46.875], 'FaceColor',[1 1 1]);
rectangle('Position',[1125 -1500 46.875 46.875], 'FaceColor',[0 0 0]);
rectangle('Position',[1171.88 -1500 46.875 46.875], 'FaceColor',[0 0 0]);
rectangle('Position',[1218.75 -1453.12 46.875 46.875], 'FaceColor',[1 1 1]);
rectangle('Position',[1265.62 -1453.12 46.875 46.875], 'FaceColor',[1 1 1]);
rectangle('Position',[1218.75 -1500 46.875 46.875], 'FaceColor',[0 0 0]);
rectangle('Position',[1265.62 -1500 46.875 46.875], 'FaceColor',[0 0 0]);
rectangle('Position',[1406.25 -1359.38 46.875 46.875], 'FaceColor',[1 1 1]);
rectangle('Position',[1453.12 -1359.38 46.875 46.875], 'FaceColor',[0 0 0]);
rectangle('Position',[1406.25 -1406.25 46.875 46.875], 'FaceColor',[1 1 1]);
rectangle('Position',[1453.12 -1406.25 46.875 46.875], 'FaceColor',[0 0 0]);
rectangle('Position',[1312.5 -1453.12 46.875 46.875], 'FaceColor',[1 1 1]);
rectangle('Position',[1359.38 -1453.12 46.875 46.875], 'FaceColor',[1 1 1]);
rectangle('Position',[1312.5 -1500 46.875 46.875], 'FaceColor',[0 0 0]);
rectangle('Position',[1359.38 -1500 46.875 46.875], 'FaceColor',[0 0 0]);
rectangle('Position',[1406.25 -1453.12 46.875 46.875], 'FaceColor',[1 1 1]);
rectangle('Position',[1453.12 -1453.12 46.875 46.875], 'FaceColor',[0 0 0]);
rectangle('Position',[1406.25 -1500 46.875 46.875], 'FaceColor',[0 0 0]);
rectangle('Position',[1453.12 -1500 46.875 46.875], 'FaceColor',[0 0 0]);
X=[1400,1359.38,1359.38,1359.38,1218.75,1218.75,1078.12,1007.81,960.938,914.062,867.188,820.312,773.438,726.562,679.688,609.375,515.625,421.875,281.25,140.625,234.375,140.625,100];
Y=[-100,-140.625,-234.375,-328.125,-468.75,-656.25,-703.125,-773.438,-820.312,-820.312,-820.312,-820.312,-820.312,-820.312,-820.312,-796.875,-703.125,-609.375,-468.75,-328.125,-234.375,-140.625,-100];
hold on;
plot(X,Y,'r');
plot(X,Y,'bo');
legend('4691.34','Location','southoutside');
